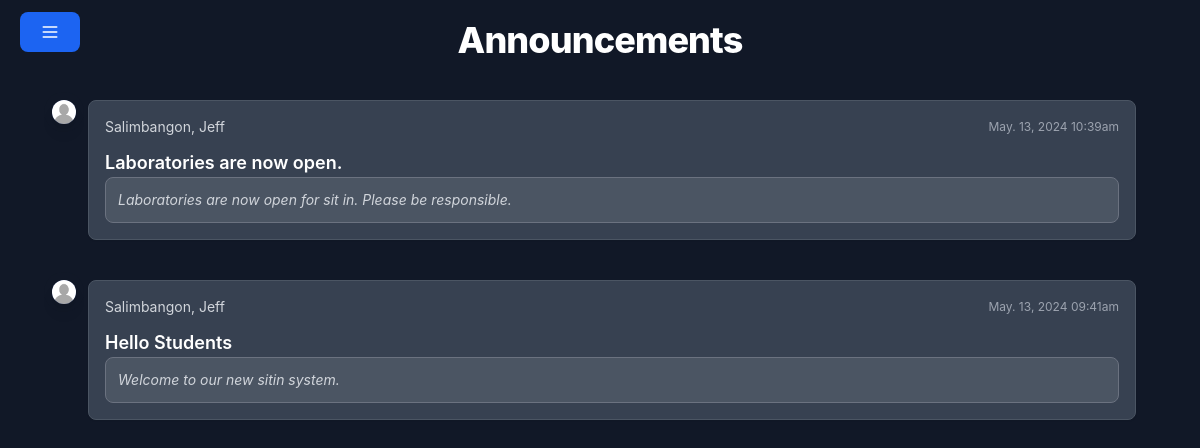
The app's page /announcements/index.php (signed in) with its own data.
### tables this page shows
CREATE TABLE `announcements` (
  `id` int(11) NOT NULL,
  `userId` int(11) DEFAULT NULL,
  `datecreated` datetime DEFAULT current_timestamp(),
  `title` varchar(100) NOT NULL,
  `message` varchar(255) NOT NULL
);

CREATE TABLE `users` (
  `user_ID` int(11) NOT NULL,
  `idno` int(11) DEFAULT NULL,
  `firstname` varchar(80) NOT NULL,
  `middlename` varchar(80) NOT NULL,
  `lastname` varchar(80) NOT NULL,
  `age` int(11) NOT NULL,
  `yearlevel` int(11) DEFAULT NULL,
  `gender` varchar(50) NOT NULL,
  `contact` varchar(50) NOT NULL,
  `email` varchar(50) NOT NULL,
  `profilePath` varchar(255) DEFAULT '"/sitin/assets/images/profiles/nopfp.png"',
  `address` varchar(50) NOT NULL,
  `sessions` int(11) DEFAULT 30,
  `role` varchar(30) NOT NULL DEFAULT 'student',
  `password` varchar(80) NOT NULL
);

### announcements/index.php (the view, shortened to what this page needs)
<?php
    require_once '../config/dbconn.php';
    $announcements = array();
    $query = "SELECT a.id,a.datecreated,a.title,a.message,u.firstname,u.lastname,u.profilePath FROM announcements a JOIN users u ON a.userId = u.user_ID ORDER BY a.datecreated DESC";
    $query_run = mysqli_query($conn,$query);
    if ($query_run) {
        while ($row = mysqli_fetch_assoc($query_run)) {
            $announcements[] = $row;
        }
    }
?>
<!DOCTYPE html>
<html lang="en">
<head>
    <link rel="stylesheet" href="../style.css">
    <link rel="stylesheet" href="../assets//css//flowbite.mini.css">
</head>
<body class="dark bg-gray-900">
    <?php include '../includes/header.php' ?>
    <div class="px-4 mt-5 mb-5">
        <h2 class="mb-4 text-center text-2xl m-auto font-extrabold leading-none tracking-tight text-gray-900 md:text-4xl dark:text-white">Announcements</h2>
        <div class="max-w-full m-auto p-6" style="max-width:70rem;margin: auto;">
            <ol class="relative border-gray-200 dark:border-gray-700">
                <?php foreach($announcements as $announcement): ?>
                    <li class="mb-10 ms-6">
                            <span class="absolute flex items-center justify-center w-6 h-6 bg-blue-100 rounded-full -start-3 ring-8 ring-white dark:ring-gray-900 dark:bg-blue-900">
                                <img class="rounded-full shadow-lg" src="<?= $announcement['profilePath'] ?>" />
                            </span>
                            <div class="p-4 bg-white border border-gray-200 rounded-lg shadow-sm dark:bg-gray-700 dark:border-gray-600">
                                <div class="items-center justify-between mb-3 sm:flex">
                                    <time class="mb-1 text-xs font-normal text-gray-400 sm:order-last sm:mb-0"><?= date('M. d, Y h:ia', strtotime($announcement['datecreated']))?></time>
                                    <div class="text-sm font-normal text-gray-500 lex dark:text-gray-300"><?= $announcement['lastname'] . ', ' . $announcement['firstname']?></div>
                                </div>
                                <p class="font-semibold text-lg text-gray-900 dark:text-white"><?= $announcement['title']?></p>
                                <div class="p-3 text-sm italic font-normal text-gray-500 border border-gray-200 rounded-lg bg-gray-50 dark:bg-gray-600 dark:border-gray-500 dark:text-gray-300">
                                    <?= $announcement['message']?>
                                </div>
                            </div>
                        </li>
                <?php endforeach; ?>
            </ol>
        </div>
    </div>
</body>
</html>

### style.css (style rules this page uses)
html, :host { line-height: 1.5; -webkit-text-size-adjust: 100%; -moz-tab-size: 4; -o-tab-size: 4; tab-size: 4; font-family: ui-sans-serif, system-ui, sans-serif, "Apple Color Emoji", "Segoe UI Emoji", "Segoe UI Symbol", "Noto Color Emoji"; font-feature-settings: normal; font-variation-settings: normal; -webkit-tap-highlight-color: transparent; }
body { margin: 0; line-height: inherit; }
h1, h2, h3, h4, h5, h6 { font-size: inherit; font-weight: inherit; }
blockquote, dl, dd, h1, h2, h3, h4, h5, h6, hr, figure, p, pre { margin: 0; }
ol, ul, menu { list-style: none; margin: 0; padding: 0; }
img, svg, video, canvas, audio, iframe, embed, object { display: block; vertical-align: middle; }
img, video { max-width: 100%; height: auto; }

### records on screen
announcements: userId.profilePath (picture), datecreated "May. 13, 2024 10:39am", userId.lastname "Salimbangon", userId.firstname "Jeff", title "Laboratories are now open.", message "Laboratories are now open for sit in. Please be responsible."
announcements: userId.profilePath (picture), datecreated "May. 13, 2024 09:41am", userId.lastname "Salimbangon", userId.firstname "Jeff", title "Hello Students", message "Welcome to our new sitin system."
